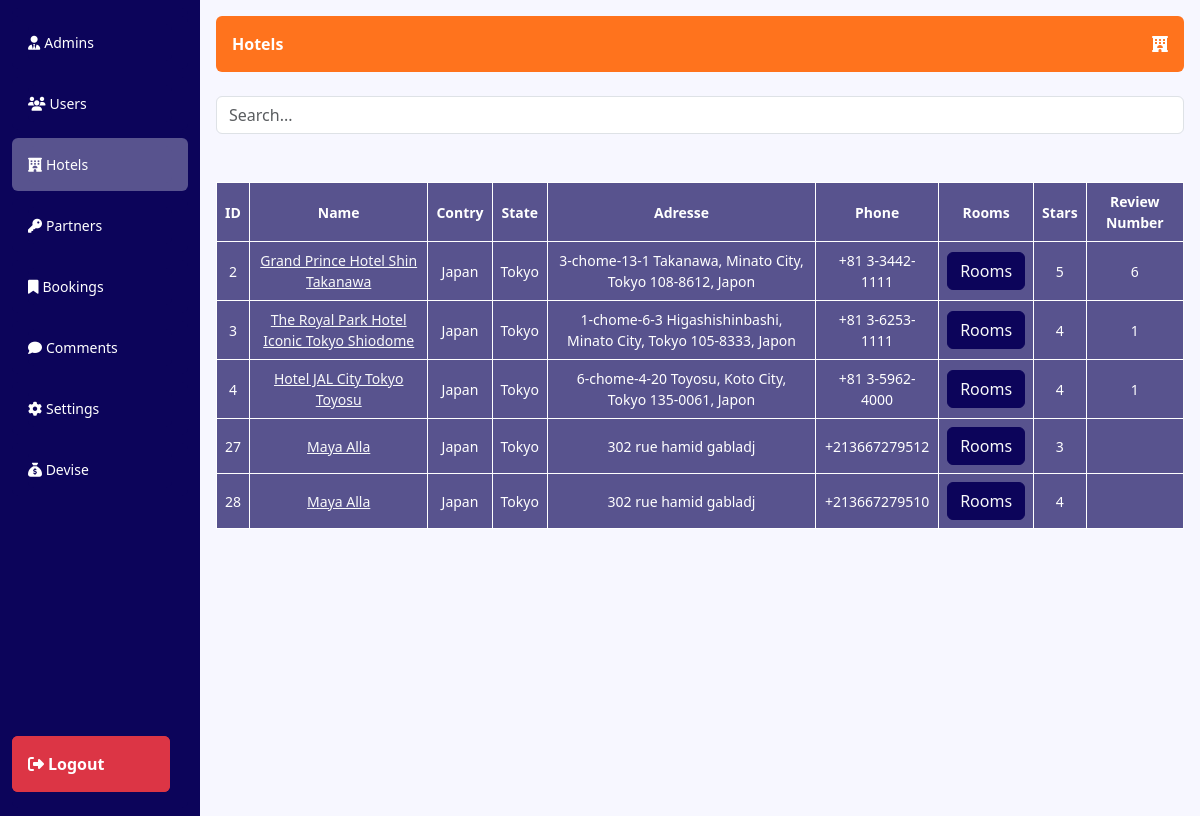
Screenshot of /admin/hotels.php (signed in) with the database file from the repository.
### tables this page shows
CREATE TABLE `hotel` (
  `id` int(11) NOT NULL,
  `name` varchar(255) NOT NULL,
  `adresse` varchar(1023) NOT NULL,
  `phone` varchar(50) NOT NULL,
  `email` varchar(50) NOT NULL,
  `countries_id` int(11) NOT NULL,
  `id_state` int(11) NOT NULL,
  `nbrcomment` int(11) DEFAULT NULL,
  `nbrstar` int(11) DEFAULT NULL
);

CREATE TABLE `countries` (
  `countries_id` int(11) NOT NULL,
  `name` varchar(150) NOT NULL,
  `phonecode` int(11) NOT NULL
);

CREATE TABLE `states` (
  `id_state` int(11) NOT NULL,
  `name` varchar(30) NOT NULL,
  `countries_id` int(11) NOT NULL
);

### admin/hotels.php (the view, shortened to what this page needs)
<?php
include("../db.php");
?>
<!DOCTYPE html>
<html lang="en">
<head>
    <link href="../css/bootstrap.css" rel="stylesheet">
    <link rel="stylesheet" href="https://cdnjs.cloudflare.com/ajax/libs/font-awesome/6.5.1/css/all.min.css" />
</head>
<body>
<section>
  <div class="container-fluid">
    <div class="row" style="flex-wrap: nowrap !important">
      <div class="col-2 dash-nav  bg-info py-2" style="overflow-x:hidden !important; font-size: 14px !important">
                <ul class="list-group dash-nav-ui  bg-info text-white">
                    <form action="hotels.php" method="post">
                    <li class="my-2 list-group-item bg-info text-white rounded" style="border: none !important;" ><a href="dash.php" class="list-group-item list-group-item-action bg-info text-white px-0" style="border:none !important" ><i style="margin-left:0 !important" class="mx-1 fa-solid fa-user-tie"></i><span>Admins</span></a></li>
                    <li class="my-2 list-group-item bg-info text-white rounded" style="border: none !important;" ><a href="users.php" class="list-group-item list-group-item-action bg-info text-white px-0" style="border:none !important" ><i style="margin-left:0 !important" class="mx-1 fa-solid fa-users"></i><span>Users</span></a></li>
                    <li class="my-2 list-group-item bg-info text-white rounded active" style="border: none !important;" ><a href="hotels.php" class="list-group-item list-group-item-action bg-info text-white px-0" style="border:none !important" ><i style="margin-left:0 !important" class="mx-1 fa-solid fa-hotel"></i><span>Hotels</span></a></li>
                    <li class="my-2 list-group-item bg-info text-white rounded" style="border: none !important;" ><a href="partners.php" class="list-group-item list-group-item-action bg-info text-white px-0" style="border:none !important" ><i style="margin-left:0 !important" class="mx-1 fa-solid fa-key"></i><span>Partners</span></a></li>
                    <li class="my-2 list-group-item bg-info text-white rounded" style="border: none !important;" ><a href="resrvations.php" class="list-group-item list-group-item-action bg-info text-white px-0" style="border:none !important" ><i style="margin-left:0 !important" class="mx-1 fa-solid fa-bookmark"></i><span>Bookings</span></a></li>
                    <li class="my-2 list-group-item bg-info text-white rounded" style="border: none !important;" ><a href="comment.php" class="list-group-item list-group-item-action bg-info text-white px-0" style="border:none !important" ><i style="margin-left:0 !important" class="mx-1 fa-solid fa-comment"></i><span>Comments</span></a></li>
                    <li class="my-2 list-group-item bg-info text-white rounded" style="border: none !important;" ><a href="comment.php" class="list-group-item list-group-item-action bg-info text-white px-0" style="border:none !important" ><i style="margin-left:0 !important" class="mx-1 fa-solid fa-gear"></i><span>Settings</span></a></li>
                    <li class="my-2 list-group-item bg-info text-white rounded" style="border: none !important;" ><a href="devise.php" class="list-group-item list-group-item-action bg-info text-white px-0" style="border:none !important" ><i class="fa-solid fa-sack-dollar"></i> <span>Devise</span></a></li>
                    <li class="my-2 list-group-item text-white bg-danger rounded logout p-0" style="border: none !important; margin-right:1.5rem !important" ><button name="logout" class="p-3 btn bg-danger fw-bold list-group-item list-group-item-action bg-primary text-white" style="border:none !important" ><i style="margin-left:0 !important" class="mx-1 fa-solid fa-right-from-bracket"></i><span>Logout</span></button></li>
                    </form>
                </ul>
                </div>
                <div class="col py-3 p-3 cc  text-white" style="background-color: #f7f7ff">
                <div class="d-flex mb-4 justify-content-between p-3 rounded bg-primary fw-bold text-white">
                    <span>Hotels</span>
                    <span><i class="fa-solid fa-hotel"></i></span>
                </div>
                <div class="d-flex gap-2 mb-5">
                    <input id="search" type="text" class="form-control" placeholder="Search..." value="" >
                </div>
                <table id="table">
                    <?PHP
                    $sql = 'select * from hotel';
                    $rslt = mysqli_query($conn, $sql);
                    ?>
                    <thead>
                        <tr>
                            <th>ID</th>
                            <th>Name</th>
                            <th>Contry</th>
                            <th>State</th>
                            <th>Adresse</th>
                            <th>Phone</th>
                            <th>Rooms</th>
                            <th>Stars</th>
                            <th>Review Number</th>
                        </tr>
                    </thead>
                    <tbody>
                        <?php
                        $checkin = date('Y-m-d');
                        $checkout = date('Y-m-d', strtotime($checkin. ' + 1 days'));
                        $adults = 1;
                        $children = 0;
                        $rooms = 1;
                        while($row = mysqli_fetch_assoc($rslt)){
                            $country_id = $row['countries_id'];
                            $sql2 = "SELECT * FROM countries WHERE countries_id = '$country_id'";
                            $rslt2 = mysqli_query($conn, $sql2);
                            $row2 = mysqli_fetch_assoc($rslt2);
                            $destination = $row2['name'];
                        ?>
                        <form action="hotels.php" method="post">
                        <tr>
                            <td><?php echo $row['id']; ?></td>
                            <td>
                                <a class="text-light" target="_blank" href="../hotel.php?hotel_id=<?php echo $row['id'] ?>&destination=<?php echo $destination ?>&checkin=<?php echo $checkin ?>&checkout=<?php echo $checkout ?>&adults=<?php echo $adults ?>&children=<?php echo $children ?>&rooms=<?php echo $rooms ?>"><?php echo $row['name']; ?></a>
                            </td>
                            <td>
                                <?php
                                $sql2 = "SELECT * FROM countries WHERE countries_id = '$country_id'";
                                $rslt2 = mysqli_query($conn, $sql2);
                                $row2 = mysqli_fetch_assoc($rslt2);
                                echo $row2['name'];
                                ?>
                            </td>
                            <td>
                                <?php
                                $state_id = $row['id_state'];
                                $sql3 = "SELECT * FROM states WHERE id_state = '$state_id'";
                                $rslt3 = mysqli_query($conn, $sql3);
                                $row3 = mysqli_fetch_assoc($rslt3);
                                echo $row3['name'];
                                ?>
                            <td><?php echo $row['adresse'] ?></td>
                            <td><?php echo $row['phone'] ?></td>
                            <td>
                                <a class="btn btn-info text-light" href="rooms.php?hotel_id=<?php echo $row['id']; ?>">Rooms</a>
                            </td>
                            <td><?php echo $row['nbrstar'] ?></td>
                            <td><?php echo $row['nbrcomment'] ?></td>
                        </tr>
                        </form>
                        <?php
                        }
                        ?>
                </table>
                </div>
    </div>
    </div>
    </section>
</body>
</html>

### admin/hotels.php (style rules this page uses)
body { background-color: #f3f3f5; }
li { transition: 0.2s background-color; }
a { transition: 0.2s background-color; }
.dash-nav-ui { height: 100vh; position: relative; flex-shrink: 0; }
.logout { position: absolute; bottom: 8px; width: 90%; }
.list-group-item-action { white-space: nowrap !important; overflow: hidden; }
.active a { background-color: #58538e !important; }
.active { background-color: #58538e !important; }
table > * { background-color: #58538e !important; text-align: center !important; width: 100% !important; }
th, td { padding: 0.5rem !important; background-color: #58538e !important; color: white !important; border: 1px white solid !important; font-size: 14px; }
table { border: 1px white solid !important; width:100%; }

### rows the page displays
hotel: id "2", name "Grand Prince Hotel Shin Takanawa", countries.name "Japan", id_state.name "Tokyo", adresse "3-chome-13-1 Takanawa, Minato City, Tokyo 108-8612, Japon", phone "+81 3-3442-1111", nbrstar "5", nbrcomment "6"
hotel: id "3", name "The Royal Park Hotel Iconic Tokyo Shiodome", countries.name "Japan", id_state.name "Tokyo", adresse "1-chome-6-3 Higashishinbashi, Minato City, Tokyo 105-8333, Japon", phone "+81 3-6253-1111", nbrstar "4", nbrcomment "1"
hotel: id "4", name "Hotel JAL City Tokyo Toyosu", countries.name "Japan", id_state.name "Tokyo", adresse "6-chome-4-20 Toyosu, Koto City, Tokyo 135-0061, Japon", phone "+81 3-5962-4000", nbrstar "4", nbrcomment "1"
hotel: id "27", name "Maya Alla", countries.name "Japan", id_state.name "Tokyo", adresse "302 rue hamid gabladj", phone "+213667279512", nbrstar "3"
hotel: id "28", name "Maya Alla", countries.name "Japan", id_state.name "Tokyo", adresse "302 rue hamid gabladj", phone "+213667279510", nbrstar "4"
